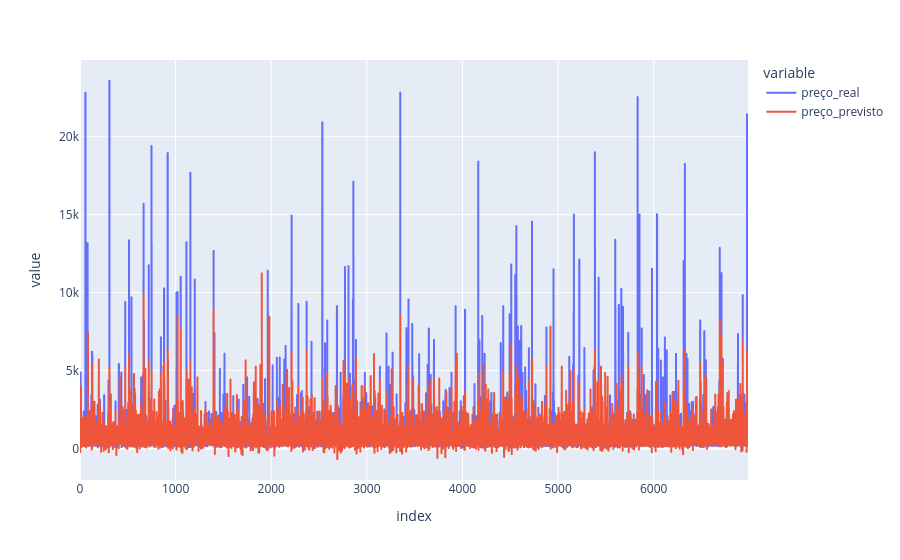

The code cell stored with this chart in its notebook:
### Code cell
df_lasso = pd.DataFrame({
    'id_imovel': X_test['id'],       # Busca o ID original que ficou de fora do treino
    'preço_real': y_test,             # A nota real (Target)
    'preço_previsto': y_pred_lasso      # A nota que a árvore calculou
})
df_lasso.reset_index(drop=True, inplace=True)
df_lasso['erro'] = (df_lasso['preço_real'] - df_lasso['preço_previsto']).abs() / df_lasso['preço_real'] 


fig = px.line(df_lasso, y=['preço_real', 'preço_previsto'])
fig.show()
print(df_lasso[df_lasso['erro'] >=0.1].head())

### Figure 1 — Plotly figure (JSON) as saved in the notebook; plotly's stock layout.template omitted (floating-point values rounded to 4 significant figures; data arrays with more than 128 entries replaced by an {"elided": "..."} marker saying what was removed)
{"data": [{"hovertemplate": "variable=preço_real<br>index=%{x}<br>value=%{y}<extra></extra>", "legendgroup": "preço_real", "line": {"color": "#636efa", "dash": "solid"}, "marker": {"symbol": "circle"}, "mode": "lines", "name": "preço_real", "showlegend": true, "type": "scattergl", "x": {"elided": "6987 int values"}, "xaxis": "x", "y": {"elided": "6987 float values"}, "yaxis": "y"}, {"hovertemplate": "variable=preço_previsto<br>index=%{x}<br>value=%{y}<extra></extra>", "legendgroup": "preço_previsto", "line": {"color": "#EF553B", "dash": "solid"}, "marker": {"symbol": "circle"}, "mode": "lines", "name": "preço_previsto", "showlegend": true, "type": "scattergl", "x": {"elided": "6987 int values"}, "xaxis": "x", "y": {"elided": "6987 float values"}, "yaxis": "y"}], "layout": {"legend": {"title": {"text": "variable"}, "tracegroupgap": 0}, "margin": {"t": 60}, "xaxis": {"anchor": "y", "domain": [0, 1], "title": {"text": "index"}}, "yaxis": {"anchor": "x", "domain": [0, 1], "title": {"text": "value"}}}}
